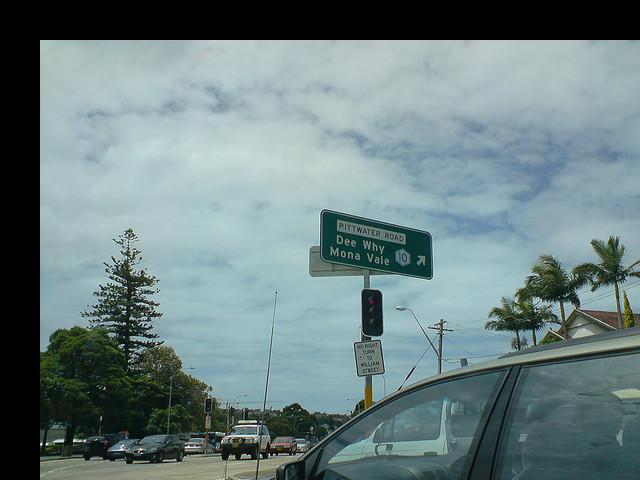
#> input picture tests/translation/translated_img_-40_-40.jpg, 640 x 480 px, given in place of 000000581887.jpg, which was not available
$ python translation_varbounds.py
#> lines starting #> are read from the running program, lines starting #| are printed output that depends on the picture
from PIL import Image


def translate_image(image_path, tx, ty, output_path=None):
#> called with tx = 60, ty = 60
    image = Image.open(image_path).convert("RGB")
#> image is the input picture: PIL image 640x480 RGB; mean R, G, B 108.9, 128.4, 130.1

    # affine transform for translation
    translated_img = image.transform(
        image.size,
        Image.AFFINE,
        (1, 0, tx, 0, 1, ty)
    )
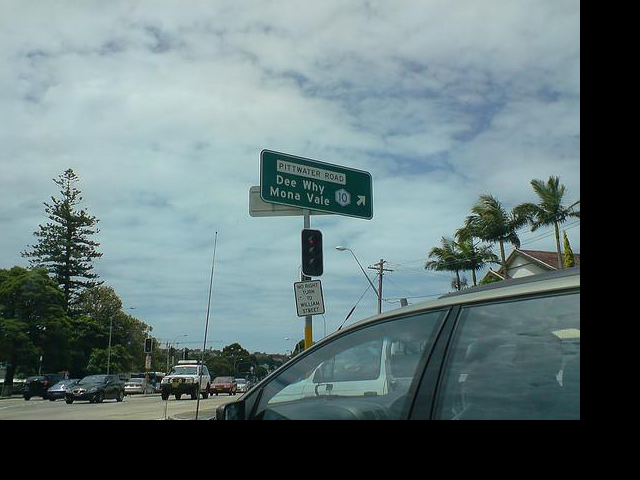
#> translated_img: PIL image 640x480 RGB; mean R, G, B 98.7, 117, 118.8

    if output_path is not None:
        translated_img.save(output_path)

    return translated_img


if __name__ == "__main__":
    image_path = "/home/ubuntu/Metamorphic-Testing-for-Vision-Language-Models/base_tests_images/000000581887.jpg"   # change this
    tx = 60    # shift in x
    ty = 60    # shift in y

    output_path = f"/home/ubuntu/last_version/tests/translation/translated_img_{tx}_{ty}.jpg"

    translate_image(image_path, tx, ty, output_path)

    print(f"Translation x: {tx}")
    print(f"Translation y: {ty}")
    print(f"Saved image: {output_path}")

$ run again, on tests/translation/translated_img_60_60.jpg
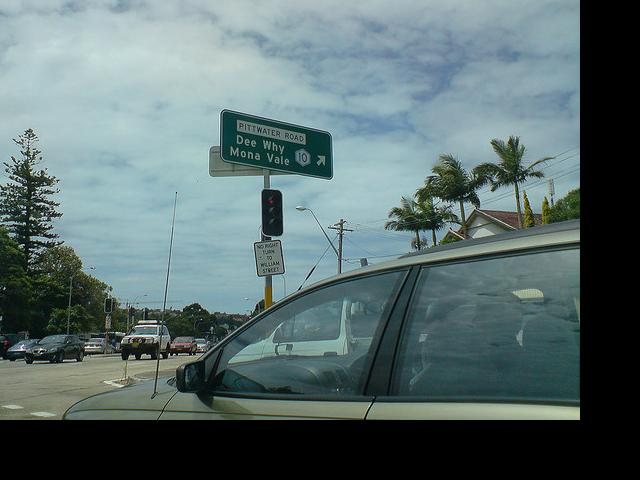
#> input picture tests/translation/translated_img_60_60.jpg, 640 x 480 px, given in place of 000000581887.jpg, which was not available
#> in translate_image, image is the input picture: PIL image 640x480 RGB; mean R, G, B 92.1, 110.5, 111.3
#> in translate_image, `translated_img = image.transform( image.size, Image.AFFINE, (1, 0, tx,..`:
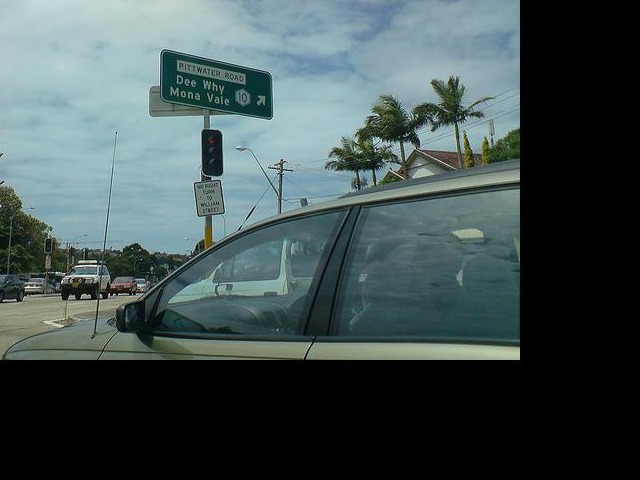
#> translated_img: PIL image 640x480 RGB; mean R, G, B 67.3, 82.1, 82.5
